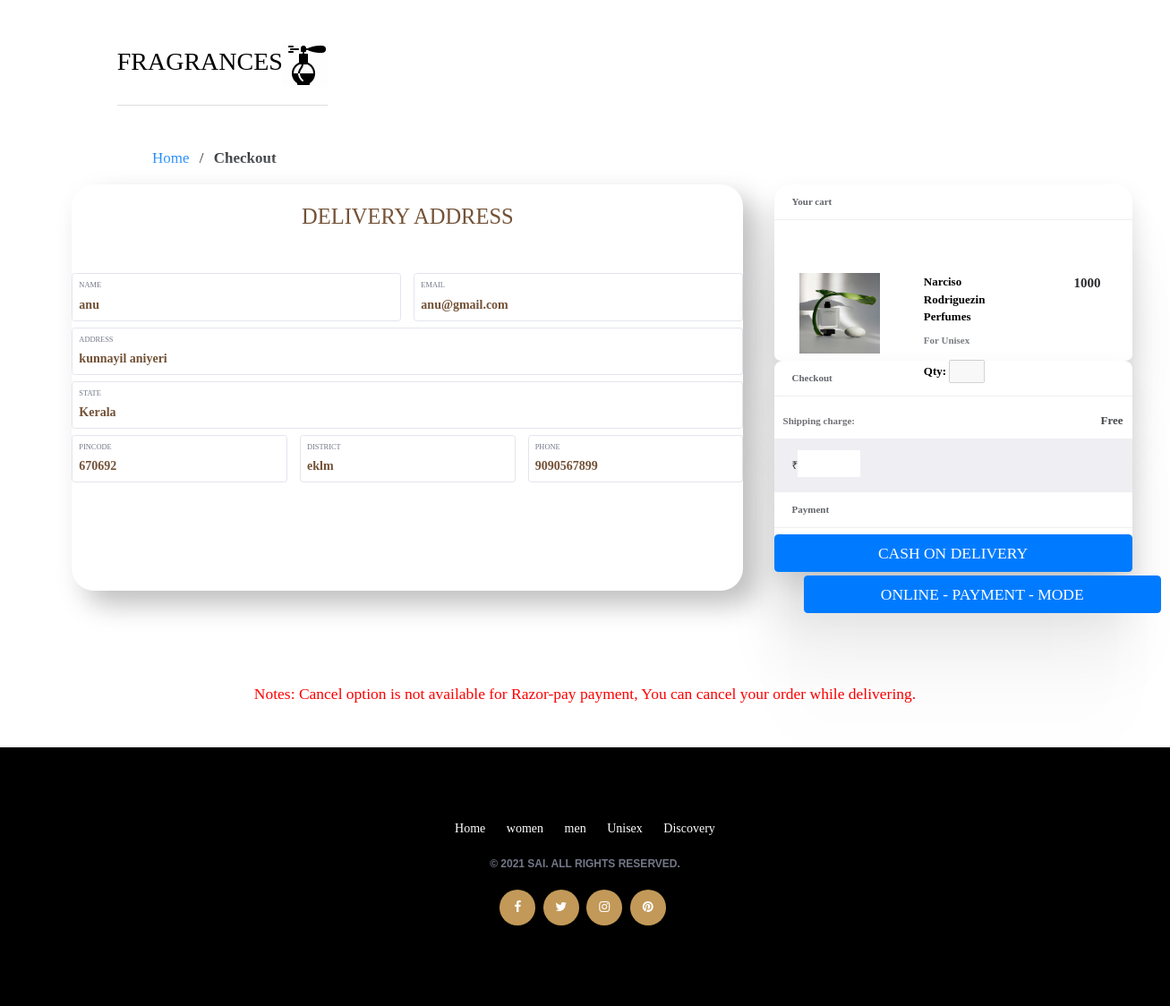
Screenshot of /r6/1 (signed in) with the database file from the repository.
### app1/models.py (models this page shows, shortened)
class profile(models.Model):
    DoesNotExist = None
    user_det=models.ForeignKey(register,on_delete=models.CASCADE)
    phone=models.IntegerField()
    address=models.CharField(max_length=100)
    pincode=models.IntegerField()
    district=models.CharField(max_length=50)
    state=models.CharField(max_length=20)

class register(models.Model):
    name=models.CharField(max_length=15)
    email=models.EmailField(unique=True)
    username=models.CharField(max_length=10,unique=True)
    password=models.CharField(max_length=10)

class pro(models.Model):
    categorychoices=(
        ('Men','Men'),
        ('Women','Women'),
        ('Unisex','Unisex'),
    )
    name=models.CharField(max_length=50)
    image=models.ImageField()
    price=models.IntegerField()
    quantity=models.IntegerField()
    ingredients=models.CharField(max_length=300)
    netquantity=models.CharField(max_length=30)
    fragrance=models.CharField(max_length=300)
    category=models.CharField(max_length=100,default='Men',choices=categorychoices)

### app1/views.py (the view)
# urls.py: path('r6/<int:d>', views.r6,name='r6'),
def r6(re,d):
    c=d
    if 'id' in re.session:
        details=register.objects.get(username=re.session['id'])
        sp=pro.objects.get(id=d)
        if sp.quantity<=10:
            z = 'fragranceperfumes98@gmail.com'
            email_message = f" The product {sp.name} is falling out off stock. its only {sp.quantity}, updatae fastly , its high on demand."
            send_mail('ALERT...UPDATE STOCK...', email_message, settings.EMAIL_HOST_USER, [z], fail_silently=False)
        re.session['pr_id'] = sp.id
        my = re.POST.get('total_l')
        myq = re.POST.get('singleqty')
        print(myq)
        re.session['paytotal'] = my
        re.session['total_quant'] = myq
        try:
            pr = profile.objects.get(user_det=details)
            return render(re,'checkout_single.html',{'data':details,'pr':pr,'pdata':sp,'my':my,'myq':myq})
        except profile.DoesNotExist:
            return render(re,'checkout_single.html',{'data':details,'pdata':sp,'my':my,'myq':myq})
    return redirect(login)

### template/checkout_single.html (shortened to what this page needs)
<!DOCTYPE html>
<html>
{% load static %}
<head>
<link rel="stylesheet" href="https://cdn.jsdelivr.net/npm/bootstrap@4.4.1/dist/css/bootstrap.min.css">
<link rel="stylesheet" href="https://cdn.jsdelivr.net/npm/bootstrap@4.4.1/dist/css/bootstrap.min.css">
<link href="{% static 'css/bootstrap.css' %}" rel="stylesheet" type="text/css" media="all">
<link rel="stylesheet" href="https://cdn.jsdelivr.net/npm/bootstrap@4.0.0/dist/css/bootstrap.min.css">
<link href="{% static 'css/style.css' %}" rel="stylesheet" type="text/css" media="all">
<link href="{% static 'css/memenu.css' %}" rel="stylesheet" type="text/css" media="all">
<link href="{% static 'css/style.css' %}" rel="stylesheet" type="text/css" media="all" >
</head>
<body>
<header>
	<div class="hero">
		<nav>
			<h2 class="logo"><span>FRAGRANCES</span><img src="{% static 'image/icons8-perfume.gif' %} "></h2>
			<ul>
				<li><a href="#"></a> </li>
				<li><a href="#"></a> </li>
				<li><a href="#"></a> </li>
				<li><a href="#"></a> </li>
				<li><a href="#"></a> </li>
				<li><a href="#"></a> </li>
			</ul>
		</nav>
        <br>
	</div>
</header>
          <div class="col-md-12 mb-0" style="font-size:17px;padding-left:13%;">
            <a href="../">Home</a> <span class="mx-2 mb-0">/</span>
            <strong class="text-black">Checkout</strong>
          </div>
<br><br>
<div class="container-fluid">
    <div class="row">
    <form action="../place-order2" method="post" style="padding-left:5%;padding-right:5%;">
        <div class="col-sm-8">
            <div class="ca">
                <br>
                <h3><center>DELIVERY ADDRESS</center></h3>
                <br><br>
                {% if pr %}
                <div class="fields fields--2">
                    <label class="field">
                        <span class="field__label" >Name </span>
                        <input class="field__input" type="text"  value="{{pr.user_det.name}}" name="name"/>
                    </label>
                    <label class="field">
                        <span class="field__label">Email</span>
                        <input class="field__input" type="text"  value="{{pr.user_det.email}}" name="email" disabled/>
                    </label>
                </div>
                    <label class="field">
                        <span class="field__label">Address</span>
                        <input class="field__input" type="text" name="address" value="{{pr.address}}" />
                    </label>
                    <label class="field">
                        <span class="field__label">state</span>
                        <input class="field__input" type="text" name="state" value="{{pr.state}}" />
                    </label>
                <div class="fields fields--3">
                        <label class="field">
                            <span class="field__label">Pincode</span>
                            <input class="field__input" type="number" name="pincode" value="{{pr.pincode}}" />
                        </label>
                        <label class="field">
                            <span class="field__label" >District</span>
                                <input class="field__input" type="text" name="district" value="{{pr.district}}">
                        </label>
                        <label class="field">
                            <span class="field__label" >Phone</span>
                                <input class="field__input" type="number" name="phone" value="{{pr.phone}}" >
                        </label>
                </div>
                {% endif %}
            </div>
        </div>
		<div class="col-sm-4">
              <div class="cards cart">
                <label class="title">Your cart</label>
                <div class="products">
                  <div class="product">
                    <div style="padding-left:30%;"><img src="{{pdata.image.url}}" width="90px" height="90px"> </div>
                    <div style="padding-left:45%;">
                      <span>{{pdata.name}} Perfumes</span>
                      <p>For {{pdata.category}}</p>
                      <span>
                            Qty: <input type="number" id="inputBox"  value="{{ myq }}"  style="width: 40px;"  disabled >
                      </span>
                  </div>
                    <label class="price small">{{ pdata.price }}</label>
                  </div>
                </div>
              </div>
              <div class="cards checkout">
                <label class="title">Checkout</label>
                <div class="details">
                  <span>Shipping charge:</span>
                  <span>Free</span>
                </div>
                <div class="checkout--footer">
                  <label class="price" id="res2">
                        <b>₹<input type="number" id="result" name="total_l" value="{{ my }}" readonly style="width: 70px; height: 30px;border: none;
                                    border-radius: 0;
                                    outline: none;
                                    appearance: none;
                                    font-size: 15px;
                                    appearance: none;
                                    color: rgb(178, 26, 26);" ></b>
                  </label>
                </div>
                   <label class="title">Payment</label>
                  <div>
                        <button type="submit" class="btn btn-primary btn-lg btn-block">CASH ON DELIVERY</button>
                  </div>
              </div>
		</div>
    </form>
        <form action="../single_payment" method="post">
                                <div style="position:relative;left:225%;bottom:40%;">
                                    <button type="submit" style="width:399px;"class="btn btn-primary btn-lg btn-block" >ONLINE - PAYMENT - MODE </button>
                                </div>
                      </form>
    </div>
</div>
<br><br>
<br><center><h5 style="color:red;"> Notes: Cancel option is not available  for Razor-pay payment, You can cancel your order while delivering.</h5></center>
<br><br>
<link href="https://maxcdn.bootstrapcdn.com/font-awesome/4.7.0/css/font-awesome.min.css" rel="stylesheet" />
<div class="footer">
	<div class="container">
		<div class="row text-center">
			<div class="col-lg-12 col-sm-12 col-xs-12">
				<div class="footer_menu">
					<ul>
						<li><a href="../">Home</a></li>
						<li><a href="../women">women</a></li>
						<li><a href="../men">men</a></li>
						<li><a href="../unisex">Unisex</a></li>
						<li><a href="../contact">Discovery</a></li>
					</ul>
				</div>
				<div class="footer_copyright">
					<p>© 2021 Sai. All Rights Reserved.</p>
				</div>
				<div class="footer_profile">
					<ul>
						<li><a href="#"><i class="fa fa-facebook"></i></a></li>
						<li><a href="#"><i class="fa fa-twitter"></i></a></li>
						<li><a href="#"><i class="fa fa-instagram"></i></a></li>
						<li><a href="#"><i class="fa fa-pinterest"></i></a></li>
					</ul>
				</div>
			</div>
		</div>
	</div>
</div>
</body>
</html>

### static/css/style.css (style rules this page uses)
.hero { height:18vh; width:100%; background-color:white; background-size:cover; background-position:center; }
nav { display:flex; align-items:center; justify-content:space-between; padding-top:40px; padding-left:10%; padding-right:10%; }
.logo { color:#2f3133; font-size:28px; }
span { color:black; }
nav ul li { list-style-type:none; display:inline-block; padding:10px 20px; }
body { background:#fff; font-family: 'Lato-Regular'; }
body a { transition: 0.5s all; -webkit-transition: 0.5s all; -o-transition: 0.5s all; -moz-transition: 0.5s all; -ms-transition: 0.5s all; }
.logo { text-align: center; padding: 25px 0 20px 0px; border-bottom: 1px solid #DEDEDE; }
.product { padding: 3em 0px 6em 0px; }
.footer { padding:3em 0px; }
ul { padding: 0; list-style: none; }

### rows the page displays
profile: name "anu", email "anu@gmail.com", address "kunnayil aniyeri", state "Kerala", pincode "670692", district "eklm", phone "9090567899"
pro: image (picture), name "Narciso Rodriguezin", category "Unisex", price "1000"
